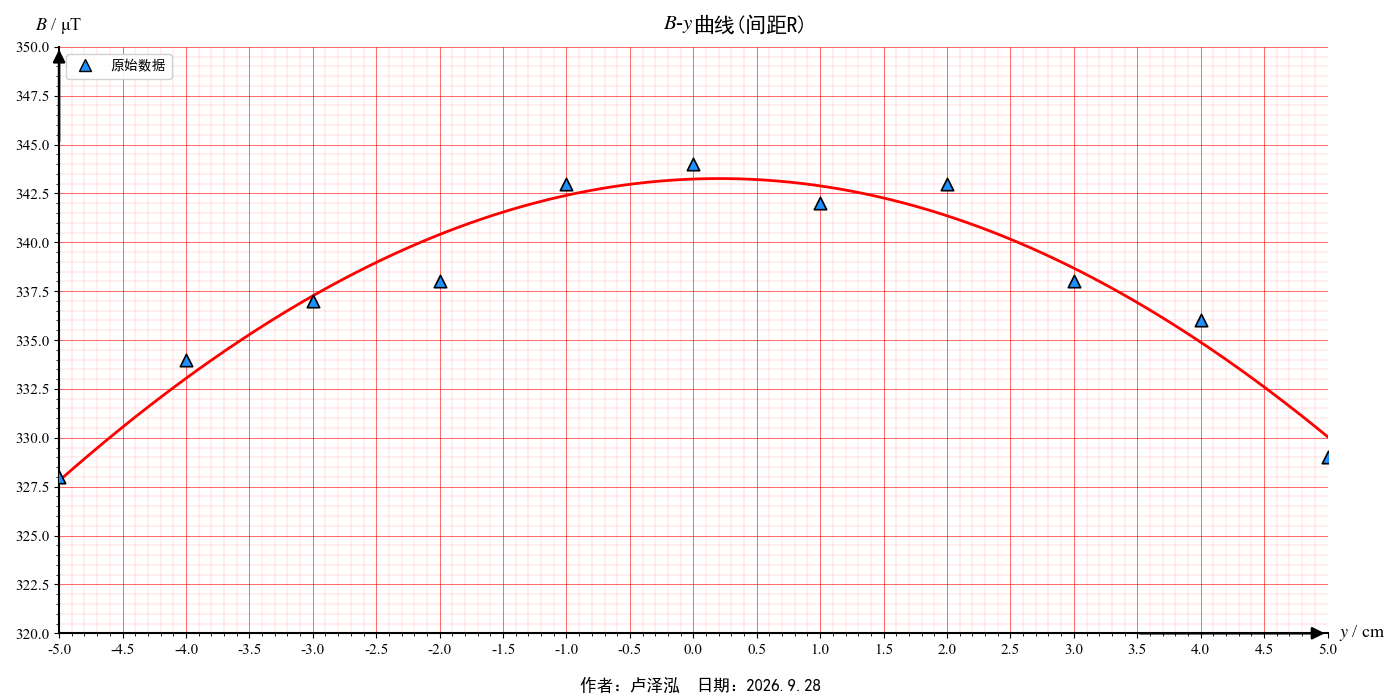

Python code for this plot:
import numpy as np
import matplotlib.pyplot as plt
from scipy.optimize import curve_fit
from matplotlib.ticker import MultipleLocator, FormatStrFormatter
from matplotlib.lines import Line2D
import matplotlib.font_manager as fm

# 🔥 强制重建字体缓存
fm._load_fontmanager(try_read_cache=False)

# ✅ 全局字体设置
plt.rcParams['font.family'] = ['Times New Roman', 'SimHei', 'Microsoft YaHei', 'sans-serif']
plt.rcParams['axes.unicode_minus'] = False
plt.rcParams['mathtext.fontset'] = 'stix'

# ==================== 实验数据 ====================
x_data = np.array([-5.0, -4.0, -3.0, -2.0, -1.0, 0.0, 1.0, 2.0, 3.0, 4.0, 5.0], dtype=float)
B_data = np.array([328, 334, 337, 338, 343, 344, 342, 343, 338, 336, 329], dtype=float)


# ==================== 亥姆霍兹线圈理论模型（含原点偏移） ====================
def helmholtz_B(x, A, R, d, x0):
    """同向电流双线圈叠加模型"""
    xc = x - x0
    term1 = 1.0 / (R**2 + (xc - d / 2.0)**2)**1.5
    term2 = 1.0 / (R**2 + (xc + d / 2.0)**2)**1.5
    return A * (term1 + term2)


p0_guess = [344 * 5.0**3, 5.0, 5.0, 0.0]
popt, pcov = curve_fit(helmholtz_B, x_data, B_data, p0=p0_guess, maxfev=10000)
A_fit, R_fit, d_fit, x0_fit = popt

print(f"===== 亥姆霍兹线圈拟合结果 =====")
print(f"A   = {A_fit:.4f}")
print(f"R   = {R_fit:.4f} cm")
print(f"d   = {d_fit:.4f} cm")
print(f"x₀  = {x0_fit:.4f} cm")
print(f"d/R = {d_fit / R_fit:.4f}")

x_smooth = np.linspace(-5.0, 5.0, 500)
B_smooth = helmholtz_B(x_smooth, *popt)

# ======================== 绘图 ========================
fig, ax = plt.subplots(figsize=(14, 7))
ax.set_facecolor('white')

# 原始散点
ax.scatter(x_data, B_data, marker="^", s=80, lw=1.2, edgecolors="black",
           color='dodgerblue', zorder=5)

# 理论拟合曲线
ax.plot(x_smooth, B_smooth, "r-", linewidth=2, zorder=4)

# ✅ 图例仅保留原始数据
legend_elements = [
    Line2D([0], [0], marker='^', color='w', markeredgecolor='black',
           markerfacecolor='dodgerblue', markersize=8, label='原始数据'),
]
legend = ax.legend(handles=legend_elements, loc='upper left',
                   facecolor='white', framealpha=0.9)
legend.get_frame().set_edgecolor('#cccccc')

# 🔥 标题物理拆分（间距 R/2）
title_y = 1.02
ax.text(0.5, title_y, r"$B$-$y$", transform=ax.transAxes,
        fontsize=15, ha='right', va='bottom', fontfamily='Times New Roman')
ax.text(0.5, title_y, "曲线(间距R)", transform=ax.transAxes,
        fontsize=15, ha='left', va='bottom', fontfamily='SimHei')

# ✅ 坐标轴范围
xlim_min, xlim_max = -5.0, 5.0
ylim_min, ylim_max = 320.0, 350.0
ax.set_xlim(xlim_min, xlim_max)
ax.set_ylim(ylim_min, ylim_max)

# ✅ 网格刻度 & 一位小数格式化
ax.xaxis.set_major_locator(MultipleLocator(0.5))
ax.xaxis.set_minor_locator(MultipleLocator(0.1))   # 🔑 每小格0.1
ax.yaxis.set_major_locator(MultipleLocator(2.5))
ax.yaxis.set_minor_locator(MultipleLocator(0.5))

ax.xaxis.set_major_formatter(FormatStrFormatter('%.1f'))
ax.yaxis.set_major_formatter(FormatStrFormatter('%.1f'))

ax.grid(which='major', linestyle='-', linewidth=0.7, color='red', alpha=0.6)
ax.grid(which='minor', linestyle='-', linewidth=0.3, color='red', alpha=0.3)
ax.tick_params(axis='both', which='major', labelsize=11)

# spine设置
ax.spines['top'].set_visible(False)
ax.spines['right'].set_visible(False)
ax.spines['left'].set_linewidth(1.5)
ax.spines['bottom'].set_linewidth(1.5)
ax.spines['bottom'].set_bounds(xlim_min, xlim_max)
ax.spines['left'].set_bounds(ylim_min, ylim_max)

# ✅ 箭头（安全参数，终点=轴端点）
arrow_kw = dict(arrowstyle="-|>", color="black", lw=1.8, mutation_scale=18)
ax.annotate("", xy=(xlim_max, ylim_min), xytext=(xlim_max - 1.5, ylim_min),
            arrowprops=arrow_kw, clip_on=False)
ax.annotate("", xy=(xlim_min, ylim_max), xytext=(xlim_min, ylim_max - 5),
            arrowprops=arrow_kw, clip_on=False)

# 坐标轴标签偏移
offset_x = plt.matplotlib.transforms.ScaledTranslation(8 / 72, 0, fig.dpi_scale_trans)
offset_y = plt.matplotlib.transforms.ScaledTranslation(0, 8 / 72, fig.dpi_scale_trans)

ax.text(xlim_max, ylim_min, r"$y$ / cm", fontsize=13, va='center', ha='left',
        clip_on=False, transform=ax.transData + offset_x)
ax.text(xlim_min, ylim_max, r"$B$ / μT", fontsize=13, va='bottom', ha='center',
        clip_on=False, transform=ax.transData + offset_y)

# 日期
fig.text(0.5, 0.01, "作者：卢泽泓  日期：2026.9.28",
         ha='center', va='bottom', fontsize=12, fontfamily='SimHei')

plt.tight_layout(rect=[0, 0.04, 1, 1])
plt.show()
